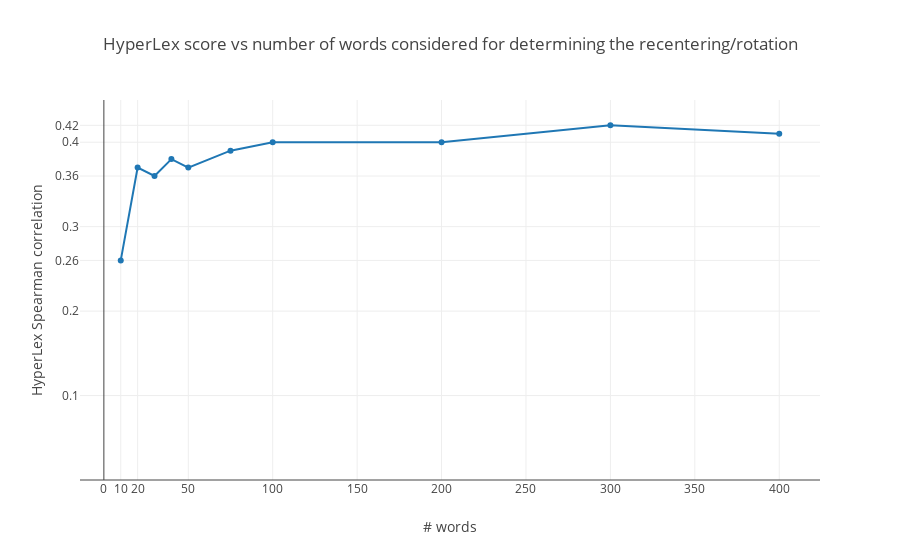

Notebook code for this chart:
### Markdown cell above
## HyperLex score vs number of words considered for determining the recentering/rotation

### Code cell
x = [10,20,30,40,50,75,100,200,300,400]
y = [0.26,0.37,0.36,0.38,0.37,0.39,0.40,0.40,0.42,0.41]
trace = go.Scatter(
    x = x,
    y = y,
    mode = 'lines+markers'
)
data = [trace]
gray = 'rgb(180, 180, 180)'
layout = dict(
    title = 'HyperLex score vs number of words considered for determining the recentering/rotation',
    xaxis = dict(title='# words', tickvals=[0, 10, 20] + list(range(50, 450, 50))),
    yaxis = dict(title='HyperLex Spearman correlation', tickvals=[0.26, 0.36, 0.42] + [0.1, 0.2, 0.3, 0.4], range=[0, 0.45]),
)
iplot(dict(data=data, layout=layout))

### Figure 1 — Plotly figure (JSON) as saved in the notebook; plotly's stock layout.template omitted (floating-point values rounded to 4 significant figures)
{"data": [{"mode": "lines+markers", "type": "scatter", "x": [10, 20, 30, 40, 50, 75, 100, 200, 300, 400], "y": [0.26, 0.37, 0.36, 0.38, 0.37, 0.39, 0.4, 0.4, 0.42, 0.41]}], "layout": {"title": "HyperLex score vs number of words considered for determining the recentering/rotation", "xaxis": {"tickvals": [0, 10, 20, 50, 100, 150, 200, 250, 300, 350, 400], "title": "# words"}, "yaxis": {"range": [0, 0.45], "tickvals": [0.26, 0.36, 0.42, 0.1, 0.2, 0.3, 0.4], "title": "HyperLex Spearman correlation"}}}
